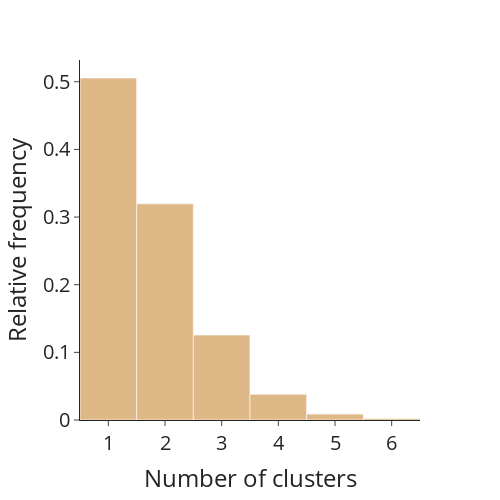

The code cell stored with this chart in its notebook:
### Markdown cell above
### number_of_clusters_per_PDB

### Code cell
fig_si = px.histogram(pd.DataFrame({'count':clusters_count}),
    histnorm = 'probability', x='count', labels={'count': "Number of clusters"})
fig_si.update_xaxes(tick0 = 1, dtick=1)

fig_si.update_yaxes(title = "Relative frequency")
fig_si.update_traces(marker = {'color': 'BurlyWood'})
fig_si.update_layout(font_size=20, width=500, height=500)

### Figure 1 — Plotly figure (JSON) as saved in the notebook; plotly's stock layout.template omitted (floating-point values rounded to 4 significant figures; data arrays with more than 128 entries replaced by an {"elided": "..."} marker saying what was removed)
{"data": [{"alignmentgroup": "True", "bingroup": "x", "histnorm": "probability", "hovertemplate": "Number of clusters=%{x}<br>probability=%{y}<extra></extra>", "legendgroup": "", "marker": {"color": "BurlyWood", "pattern": {"shape": ""}}, "name": "", "offsetgroup": "", "orientation": "v", "showlegend": false, "type": "histogram", "x": {"elided": "1258 int values"}, "xaxis": "x", "yaxis": "y"}], "layout": {"barmode": "relative", "font": {"size": 20}, "height": 500, "legend": {"tracegroupgap": 0}, "margin": {"t": 60}, "width": 500, "xaxis": {"anchor": "y", "domain": [0, 1], "dtick": 1, "tick0": 1, "title": {"text": "Number of clusters"}}, "yaxis": {"anchor": "x", "domain": [0, 1], "title": {"text": "Relative frequency"}}}}
